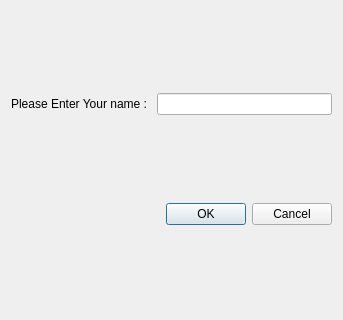
<?xml version="1.0" encoding="UTF-8"?>
<ui version="4.0">
 <class>EnterPlayerNameDialog</class>
 <widget class="QDialog" name="EnterPlayerNameDialog">
  <property name="geometry">
   <rect>
    <x>0</x>
    <y>0</y>
    <width>343</width>
    <height>320</height>
   </rect>
  </property>
  <property name="windowTitle">
   <string>Dialog</string>
  </property>
  <layout class="QVBoxLayout" name="verticalLayout">
   <item>
    <layout class="QHBoxLayout" name="horizontalLayout">
     <item>
      <widget class="QLabel" name="label">
       <property name="text">
        <string>Please Enter Your name : </string>
       </property>
      </widget>
     </item>
     <item>
      <widget class="QLineEdit" name="EnterNameEdit"/>
     </item>
    </layout>
   </item>
   <item>
    <widget class="QDialogButtonBox" name="buttonBox">
     <property name="orientation">
      <enum>Qt::Horizontal</enum>
     </property>
     <property name="standardButtons">
      <set>QDialogButtonBox::Cancel|QDialogButtonBox::Ok</set>
     </property>
    </widget>
   </item>
  </layout>
 </widget>
 <resources/>
 <connections>
  <connection>
   <sender>buttonBox</sender>
   <signal>accepted()</signal>
   <receiver>EnterPlayerNameDialog</receiver>
   <slot>accept()</slot>
   <hints>
    <hint type="sourcelabel">
     <x>248</x>
     <y>254</y>
    </hint>
    <hint type="destinationlabel">
     <x>157</x>
     <y>274</y>
    </hint>
   </hints>
  </connection>
  <connection>
   <sender>buttonBox</sender>
   <signal>rejected()</signal>
   <receiver>EnterPlayerNameDialog</receiver>
   <slot>reject()</slot>
   <hints>
    <hint type="sourcelabel">
     <x>316</x>
     <y>260</y>
    </hint>
    <hint type="destinationlabel">
     <x>286</x>
     <y>274</y>
    </hint>
   </hints>
  </connection>
 </connections>
</ui>
